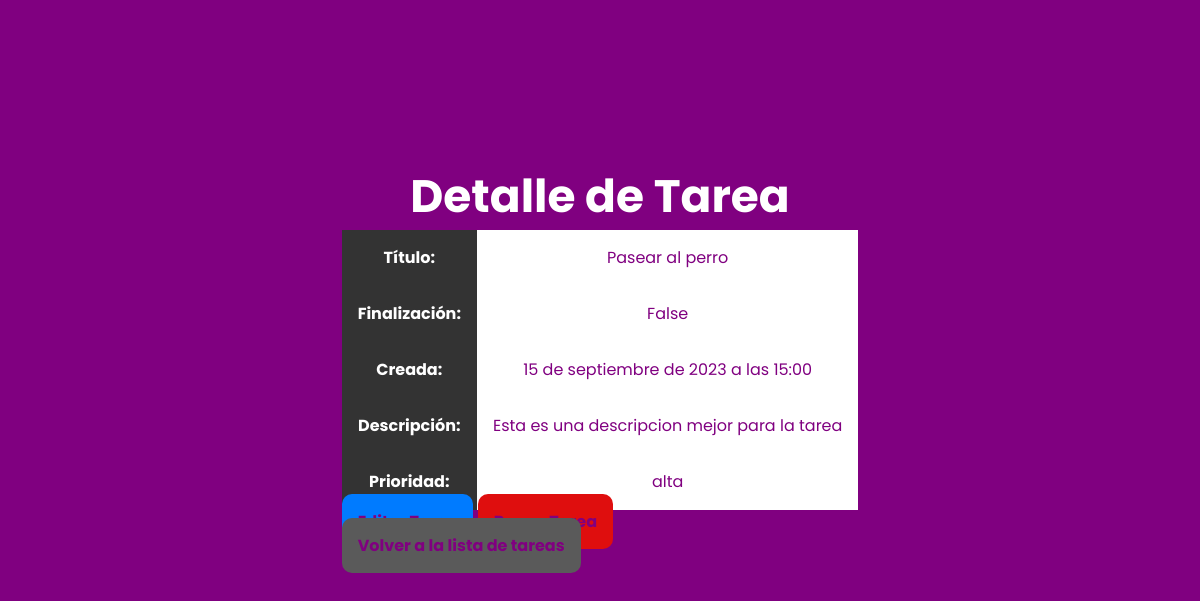
The app's page /todo_task/detail/3/ with its own data.
### todo_task/models.py (models this page shows, shortened)
class Task(models.Model):
    title = models.CharField(max_length=200)
    complete = models.BooleanField(default=False)
    created = models.DateTimeField(auto_now_add=True)
    labels = models.ManyToManyField("Label")
    class Meta:
        ordering = ["-created"]

class TaskMetadata(models.Model):
    task = models.OneToOneField(Task, on_delete=models.CASCADE)
    description = models.TextField()
    priority = models.ForeignKey(Priority, on_delete=models.SET_NULL, null=True)

class Priority(models.Model):
    name = models.CharField(max_length=20)
    def __str__(self):
        return self.name
    class Meta:
        verbose_name = "Priority"  # Nombre en singular
        verbose_name_plural = "Priorities"  # Nombre en plural

### todo_task/views.py (the view)
# urls.py: path("detail/<int:task_id>/", views.task_detail, name="task_detail"),
def task_detail(request, task_id):
    task = get_object_or_404(Task, pk=task_id)
    return render(request, "todo_task/task_detail.html", {"task": task})

### todo_task/templates/todo_task/task_detail.html (shortened to what this page needs)
{% extends "base.html" %}
{% load static %}
{% block css %}
    <link rel="stylesheet" type="text/css" href="{% static 'todo_task/css/style.css' %}">
{% endblock %}
{% block content %}
<section class="container">
    <h1 class="fs-6">Detalle de Tarea</h1>
    <table class="table">
        <tr>
            <th>Título:</th>
            <td>{{ task.title }}</td>
        </tr>
        <tr>
            <th>Finalización:</th>
            <td>{{ task.complete }}</td>
        </tr>
        <tr>
            <th>Creada:</th>
            <td>{{ task.created }}</td>
        </tr>
        <tr>
            <th>Descripción:</th>
            <td>{{ task.taskmetadata.description }}</td>
        </tr>
        <tr>
            <th>Prioridad:</th>
            <td>{{ task.taskmetadata.priority }}</td>
        </tr>
    </table>
    <div>
        <a class="btn btn-edit" href="{% url 'edit_task' task.id %}">Editar Tarea</a>
        <a class="btn btn-delete">Borrar Tarea</a>
    </div>
    <div class="container-return">
        <a href="{% url 'list_tasks' %}" class="btn btn-return">Volver a la lista de tareas</a>
    </div>
</section>
{% endblock %}

### taskmaster/static/css/main.css (style rules this page uses)
:root { --clr-white: rgb(255, 255, 255); --clr-neutral-400: rgb(3, 3, 3); --clr-accent-700: rgb(128, 0, 128); --clr-gradient-accent: rgb(182, 0, 136); --clr-complete: rgb(0, 117, 16); --clr-incomplete: rgb(223, 14, 14); --clr-btn-create: rgb(22, 180, 36); --clr-btn-edit: rgb(0, 123, 255); --clr-btn-delete: rgb(223, 14, 14); --clr-btn-return: rgb(90, 90, 90); --clr-btn-search: var(--clr-accent-700); --clr-white-hover: rgba(255, 255, 255, 0.8); --clr-btn-create-hover: rgba(26, 214, 41, 0.8); --clr-btn-edit-hover: rgba(0, 123, 255, 0.8); --clr-btn-delete-hover: rgba(223, 14, 14, 0.8); --clr-btn-return-hover: rgba(90, 90, 90, 0.8); --clr-btn-search-hover: rgba(90, 0, 235, 0.8); --bg-clr: rgb(250, 250, 250); --ff-primary: "Poppins", Arial, Helvetica, sans-serif; --ff-body: var(var(--ff-primary)); --ff-heading: var(var(--ff-primary)); --fw-regular: 400; --fw-semi-bold: 600; --fw-bold: 700; --fs-1: clamp(0.75rem, calc(0.55rem + 0.69vw), 1.19rem); --fs-2: clamp(0.78rem, calc(0.59rem + 0.81vw), 1.4rem); --fs-3: clamp(0.88rem, calc(0.69rem + 1.06vw), 1.75rem); --fs-4: clamp(1.05rem, calc(0.81rem + 1.38vw), 2.19rem); --fs-5: clamp(1.26rem, calc(0.95rem + 1.79vw), 2.73rem); --fs-6: clamp(1.51rem, calc(1.11rem + 2.31vw), 3.42rem); --fs-7: clamp(1.81rem, calc(1.29rem + 2.98vw), 4.27rem); --fs-8: clamp(2.18rem, calc(1.51rem + 3.83vw), 5.34rem); --bs-1: clamp(2.38rem, calc(1.51rem + 2.79vw), 3rem); }
*, *::before, *::after { box-sizing: border-box; }
* { margin: 0; padding: 0; font: inherit; }
html { scroll-behavior: smooth; scroll-padding-top: var(--scroll-padding, 75px); }
body { line-height: 1.5; -webkit-font-smoothing: antialiased; background-color: var(--clr-accent-700); font-family: var(--ff-primary); }
h1, h2, p { color: var(--clr-neutral); }
a { text-decoration: none; }
.fs-6 { font-size: var(--fs-6); }
.container { width: min(100% - 3rem, 120ch); margin-inline: auto; display: grid; place-content: center; min-height: 90svh; }
h1 { font-weight: var(--fw-bold); color: var(--clr-white); }
.btn { color: purple; font-weight: bold; padding: 1rem; background-color: var(--clr-white); border-radius: 10px; text-align: center; cursor: pointer; }
.btn-edit { background-color: var(--clr-btn-edit); }
.btn-delete { background-color: var(--clr-btn-delete); }
.btn-return { background-color: var(--clr-btn-return); }
.table { width: 100%; border-collapse: collapse; background-color: white; }
.table th, .table td { padding: 1rem; text-align: center; color: var(--clr-accent-700); }
.table th { font-weight: bold; background-color: #333; color: white; }

### users/static/users/css/style.css (style rules this page uses)
.container > h1 { color: white; text-align: center; }

### records on screen
Task: title "Pasear al perro", complete "False", created "15 de septiembre de 2023 a las 15:00", taskmetadata.description "Esta es una descripcion mejor para la tarea", taskmetadata.priority "alta"
